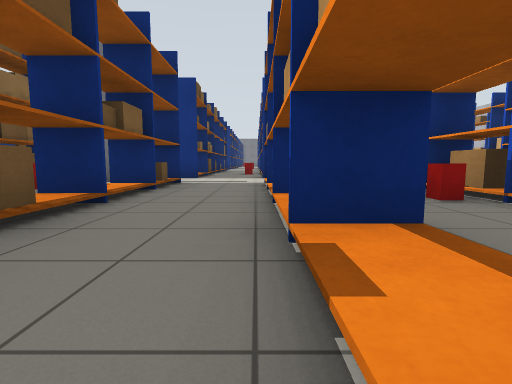
View 1 (above)

24 first-person views from a walk through a Gazebo world. The camera is 0.72 m above the floor, tilts 6° down and sees 85° across. The floor is counted in squares, 2 m on a side. Each view is taken from the middle of a square. On the plan, view 1 faces up. The plan holds only what a view shows up to about 9 squares ahead; the rest is blank.

View 2
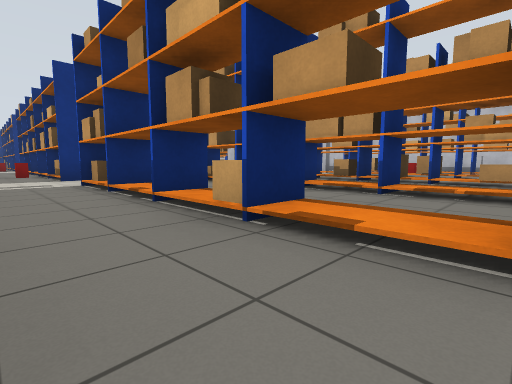

View 3
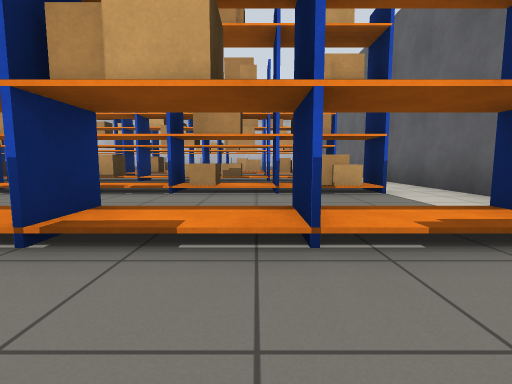

View 4
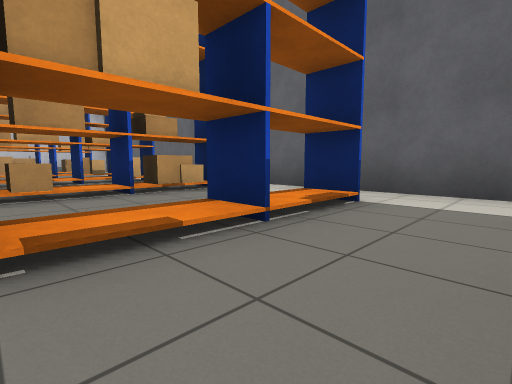

View 5
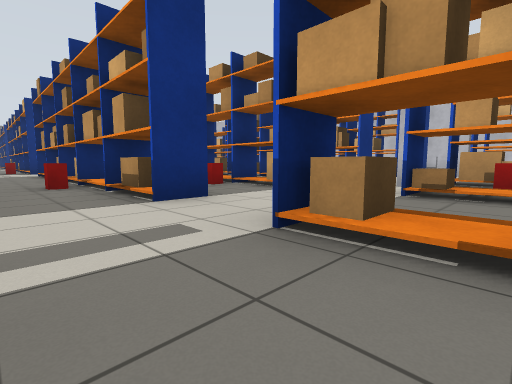

View 6
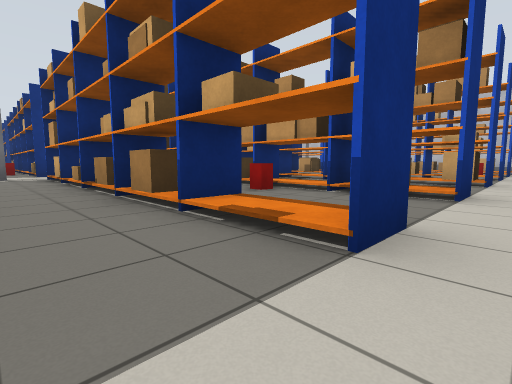

View 7
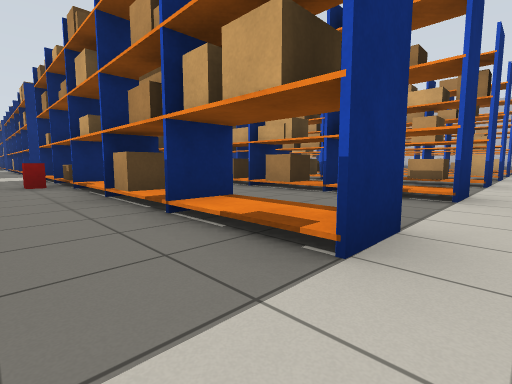

View 8
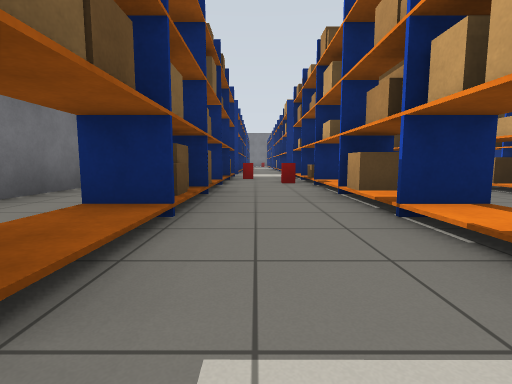

View 9
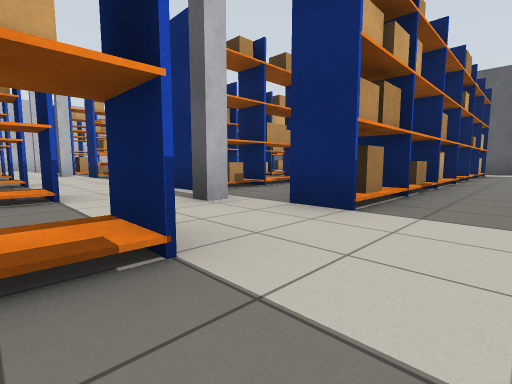

View 10
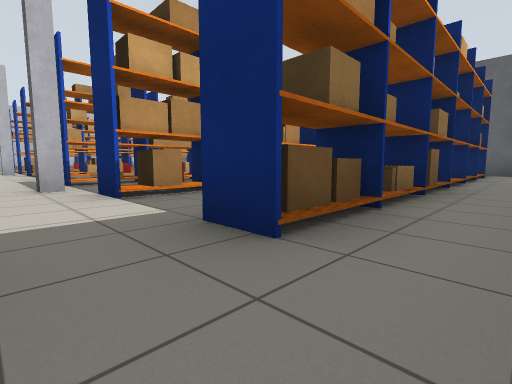

View 11
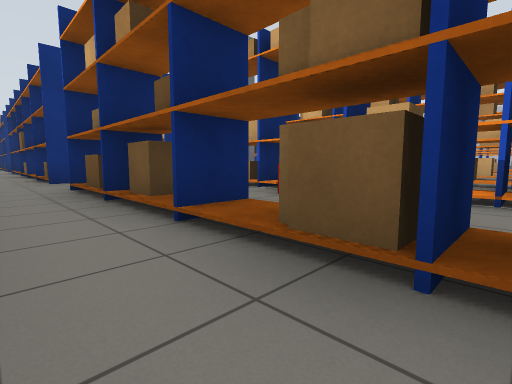

View 12
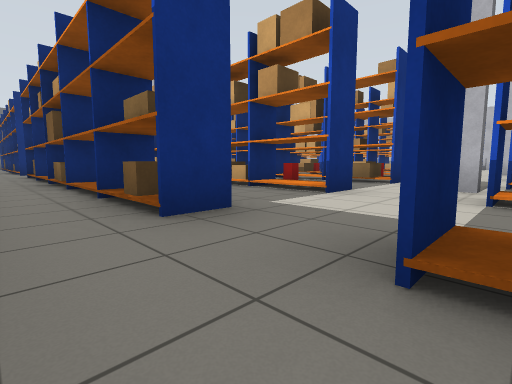

View 13
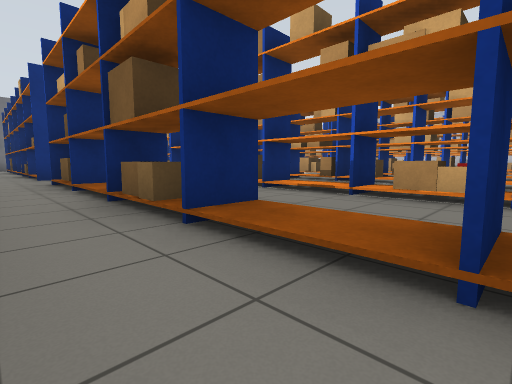

View 14
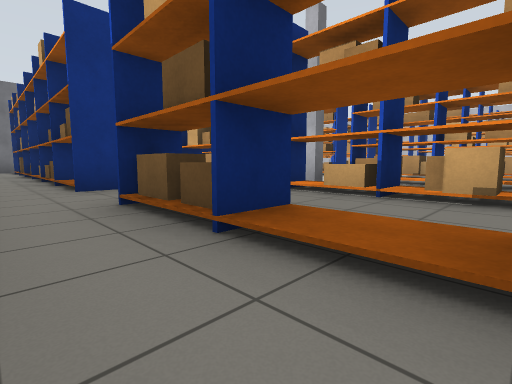

View 15
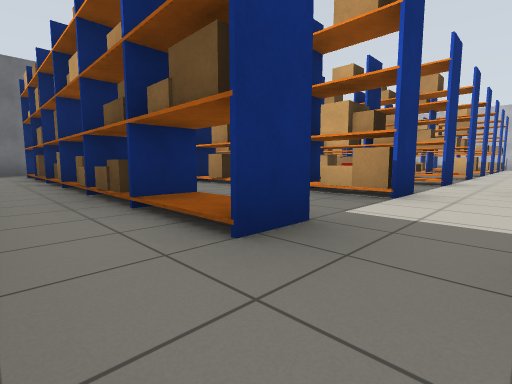

View 16
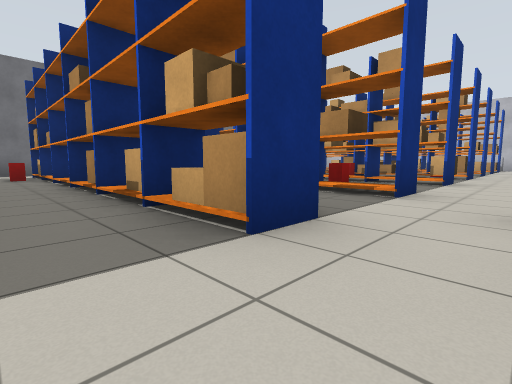

View 17
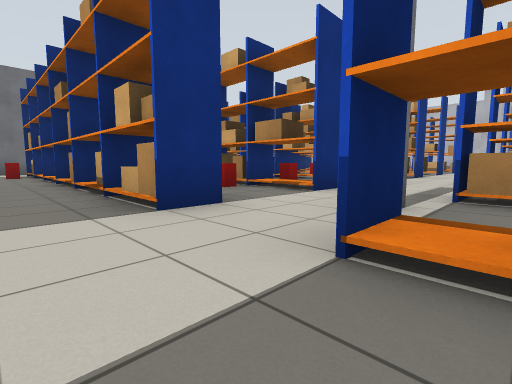

View 18
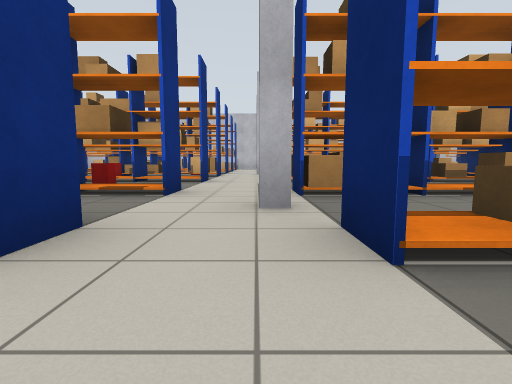

View 19
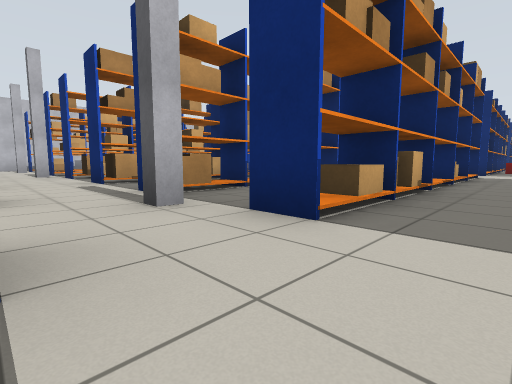

View 20
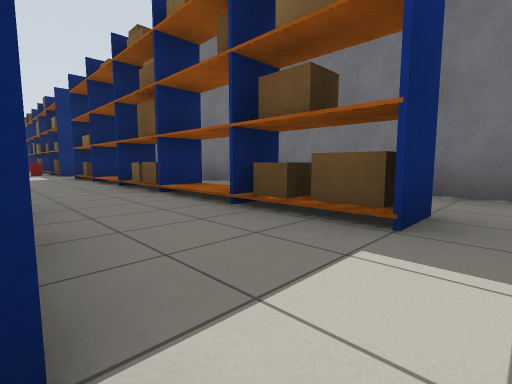

View 21
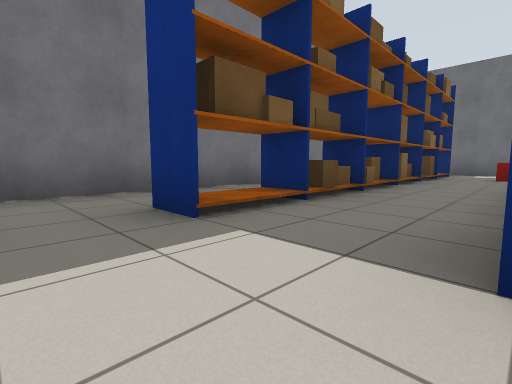

View 22
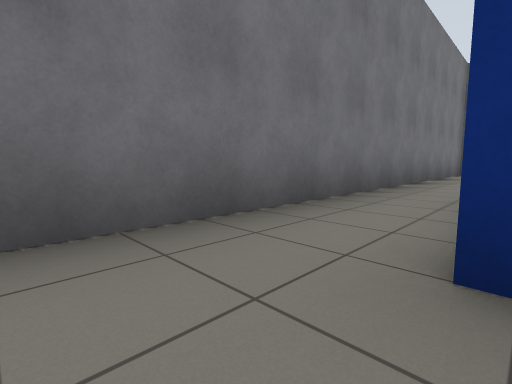

View 23
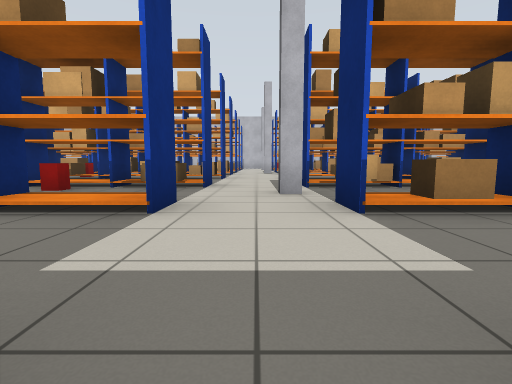

View 24
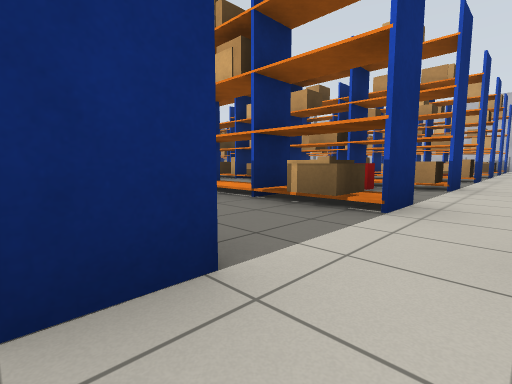

### Floor plan
Key: @ floor where view 1 was taken; # wall or solid block; . floor; = window, fence, low wall or low ledge.
Columns run from 8 left of view 1 to 11 right of it. Each row starts with its distance up from view 1.
 32 #####
 31 #....
 30 #.#.#
 29 #.#.# #
 28 #.#.# #
 27 #.#.# #  ###
 26 #.#.# #  ###
 25 #.#.# # ## =.#
 24 #.#.#.###. #.#
 23 #.#.#.#..#.#.#.#
 22 #...........##.
 21 #.#.###..#.###
 20 #.#.#.#..# ###
 19 #.#.# #..# #
 18 #.#.# #..# #
 17 #.#.# #.## # #
 16 #.#.#.#.## # # #
 15 #.#.#.#..#.#.#.#
 14  ....#.......
 13  .#.#.#.#. #
 12  .#=#.#.#. #
 11  .#.#.#.#  # #
 10 #.#.#.#.#..# #
  9 #.#.#.#.#..# #
  8  .#.#.#.#.## #.#
  7   #.#.#.#..#.###
  6  ..............
  5  .#.###.#..#.# ###
  4  .#.###.#..### ###
  3  .=.# #.#.##.# #=#
  2  .#.# #.#..#.# #.#
  1  .#.#  .#..#.# #.# #
  0  .#.#  .@#.#.# #.# #
 -1  .#.#  .#..#.# #.# #
 -2  .# #  .#..#.# #.#
 -3   . .  ......
 -4  ####  ##########

Positions as (right, up) in squares from view 1, and headings:
1: (0, 0), facing up
2: (-1, 0), facing up-right
3: (-1, -1), facing right
4: (-1, 0), facing down-right
5: (-1, 4), facing up-right
6: (-3, 6), facing up-right
7: (-5, 6), facing up-right
8: (-5, 6), facing up
9: (-5, 7), facing down-right
10: (-7, 6), facing down-right
11: (-7, 9), facing up-right
12: (-7, 13), facing up-right
13: (-7, 16), facing up-right
14: (-7, 19), facing up-right
15: (-7, 22), facing up-right
16: (-5, 22), facing up-right
17: (-5, 21), facing up-right
18: (-5, 22), facing right
19: (-5, 23), facing down-right
20: (-4, 22), facing down-left
21: (-4, 22), facing up-left
22: (-6, 22), facing up-left
23: (-6, 14), facing right
24: (-4, 14), facing up-right
